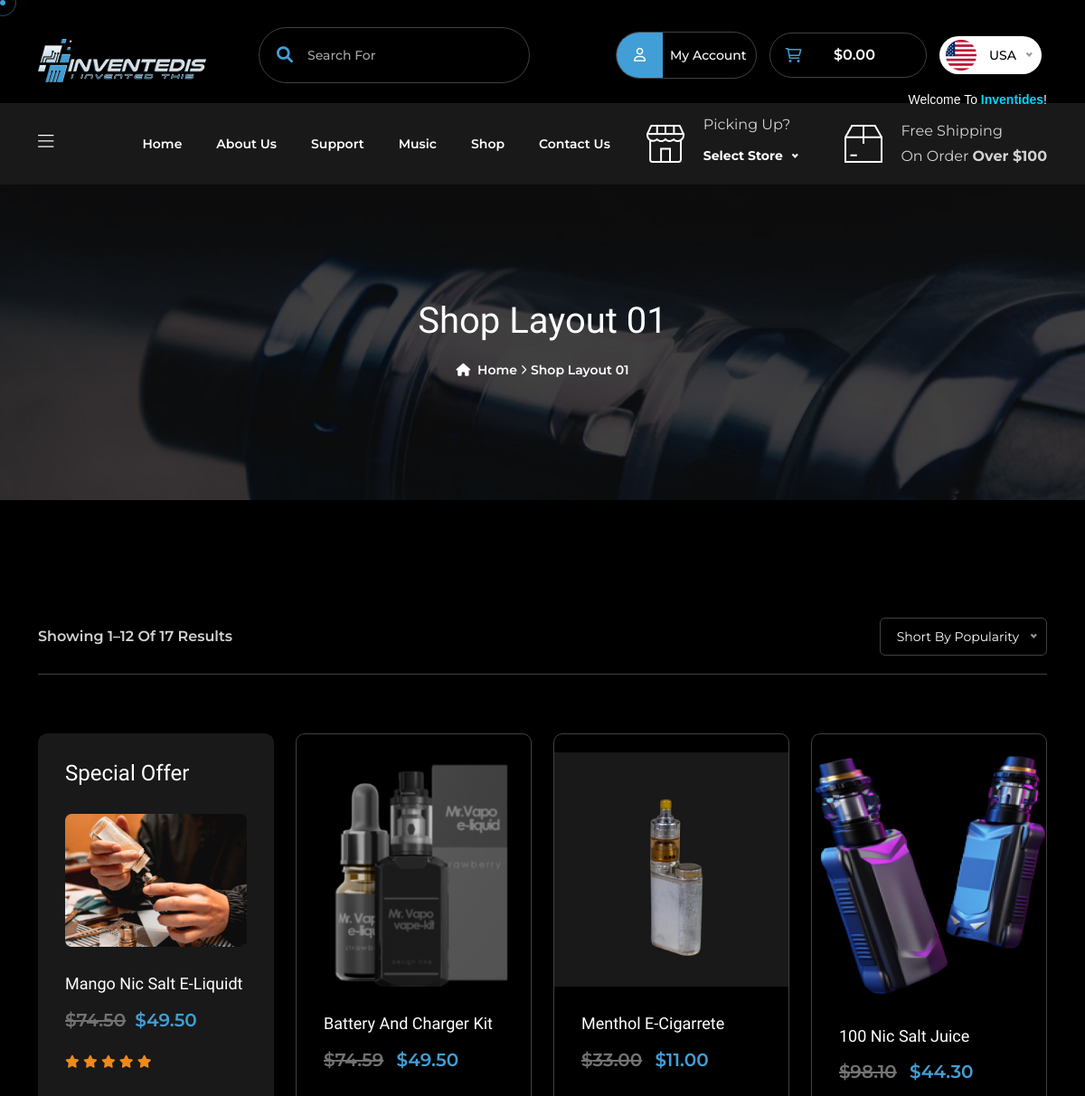
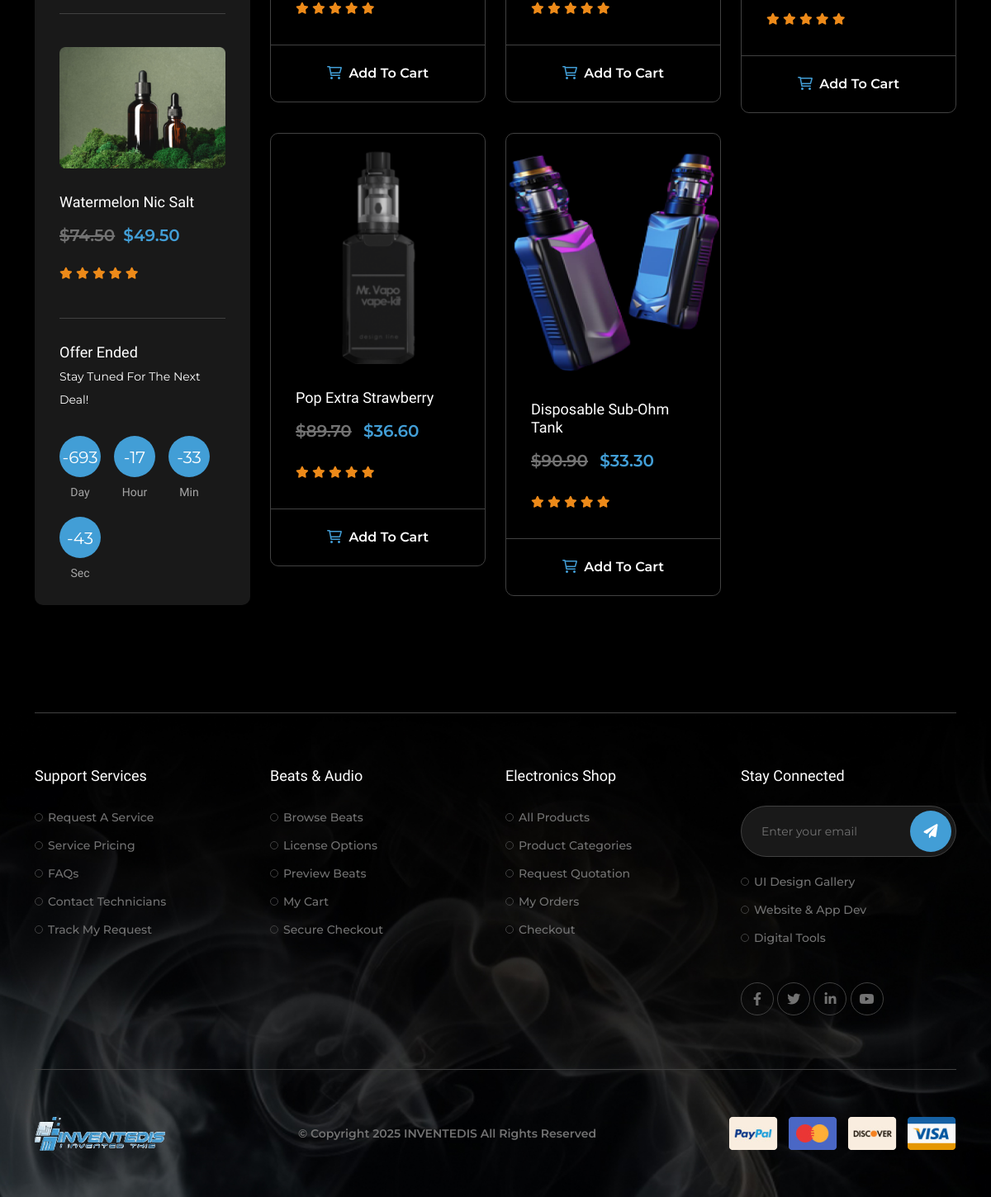
The app's page /pages/shop.php with its own data (2 pictures, top to bottom).
### tables this page shows
CREATE TABLE `items` (
  `id` int(11) NOT NULL,
  `name` varchar(250) NOT NULL,
  `category` varchar(255) DEFAULT NULL,
  `tags` varchar(255) DEFAULT NULL,
  `old_price` varchar(200) NOT NULL,
  `new_price` varchar(200) NOT NULL,
  `image_front` varchar(200) NOT NULL,
  `image_back` varchar(200) NOT NULL,
  `product_description` varchar(1500) NOT NULL,
  `description` varchar(2000) NOT NULL,
  `shop_images` longtext NOT NULL CHECK (json_valid(`shop_images`))
);

### pages/shop.php (the view, shortened to what this page needs)
<?php
include_once('./includes/header.php');
include './routes/dbcon.php';
$sql = "SELECT * FROM items";
$result = mysqli_query($conn, $sql);
?>
<main>
    <section class="page-banner bg-image pt-130 pb-130" data-background="assets/images/banner/inner-banner.jpg">
        <div class="container">
            <h2 class="wow fadeInUp mb-15" data-wow-duration="1.1s" data-wow-delay=".1s">shop layout 01</h2>
            <div class="breadcrumb-list wow fadeInUp" data-wow-duration="1.3s" data-wow-delay=".3s">
                <a href="index.php" class="primary-hover"><i class="fa-solid fa-house me-1"></i> Home <i
                        class="fa-regular text-white fa-angle-right"></i></a>
                <span>shop layout 01</span>
            </div>
        </div>
    </section>
    <section class="product-area pt-130 pb-130">
        <div class="container">
            <div class="pb-20 bor-bottom shop-page-wrp d-flex justify-content-between align-items-center mb-65">
                <p class="fw-600">Showing 1–12 of 17 results</p>
                <div class="short">
                </div>
            </div>
            <div class="row g-4">
                <div class="col-xl-3 col-lg-4">
                    <div class="product__left-item sub-bg">
                        <h4 class="mb-30 left-title">Special Offer</h4>
                        <div class="image mb-30">
                            <img src="assets/images/coundown/coundown-image1.png" alt="image">
                        </div>
                        <div class="product__content p-0">
                            <h4 class="mb-15"><a class="primary-hover" href="shop-single.php">Mango Nic Salt
                                    E-Liquidt</a></h4>
                            <del>$74.50</del><span class="primary-color ml-10">$49.50</span>
                            <div class="star mt-20">
                                <i class="fa-solid fa-star"></i>
                                <i class="fa-solid fa-star"></i>
                                <i class="fa-solid fa-star"></i>
                                <i class="fa-solid fa-star"></i>
                                <i class="fa-solid fa-star"></i>
                            </div>
                        </div>
                        <div class="image pt-40 mb-30 bor-top mt-40">
                            <img src="assets/images/coundown/coundown-image2.png" alt="image">
                        </div>
                        <div class="product__content p-0">
                            <h4 class="mb-15"><a class="primary-hover" href="shop-single.php">Watermelon Nic
                                    Salt</a></h4>
                            <del>$74.50</del><span class="primary-color ml-10">$49.50</span>
                            <div class="star mt-20">
                                <i class="fa-solid fa-star"></i>
                                <i class="fa-solid fa-star"></i>
                                <i class="fa-solid fa-star"></i>
                                <i class="fa-solid fa-star"></i>
                                <i class="fa-solid fa-star"></i>
                            </div>
                        </div>
                        <div class="product__coundown pt-30 bor-top mt-40">
  <h4>Hurry Up!</h4>
  <span>offer ends in</span>
  <div class="d-flex align-items-center gap-3 flex-wrap mt-25">
    <div class="coundown-item">
      <span id="day">00</span>
      <h6>Day</h6>
    </div>
    <div class="coundown-item">
      <span id="hour">00</span>
      <h6>Hour</h6>
    </div>
    <div class="coundown-item">
      <span id="min">00</span>
      <h6>Min</h6>
    </div>
    <div class="coundown-item">
      <span id="sec">00</span>
      <h6>Sec</h6>
    </div>
  </div>
</div>
                    </div>
                </div>
                <div class="col-xl-9 col-lg-8">
                    <div class="row g-4">
                        <?php if (mysqli_num_rows($result) > 0): ?>
                            <?php while ($row = mysqli_fetch_assoc($result)): ?>
                                <div class="col-xl-4 col-lg-6 col-md-6">
                                    <div class="product__item bor">
                                        <a href="?page=shop-single&id=<?php echo $row['id']; ?>" class="product__image pt-20 d-block">
                                            <img class="font-image"
                                                src="assets/images/product/<?php echo htmlspecialchars($row['image_front']); ?>"
                                                alt="<?php echo htmlspecialchars($row['name']); ?>">
                                        </a>
                                        <div class="product__content">
                                            <h4 class="mb-15">
                                                <a class="primary-hover" href="?page=shop-single&id=<?php echo $row['id']; ?>">
                                                    <?php echo htmlspecialchars($row['name']); ?>
                                                </a>
                                            </h4>
                                            <del>$<?php echo number_format($row['old_price'], 2); ?></del>
                                            <span class="primary-color ml-10">$<?php echo number_format($row['new_price'], 2); ?></span>
                                            <div class="star mt-20">
                                                <i class="fa-solid fa-star"></i>
                                                <i class="fa-solid fa-star"></i>
                                                <i class="fa-solid fa-star"></i>
                                                <i class="fa-solid fa-star"></i>
                                                <i class="fa-solid fa-star"></i>
                                            </div>
                                        </div>
                                        <a href="javascript:void(0)" onclick="addToCart(<?php echo $row['id']; ?>)"
                                            class="product__cart d-block bor-top">
                                            <i class="fa-regular fa-cart-shopping primary-color me-1"></i>
                                            <span>Add to cart</span>
                                        </a>
                                    </div>
                                </div>
                            <?php endwhile; ?>
                        <?php else: ?>
                            <p class="text-center text-white">No items found.</p>
                        <?php endif; ?>
                    </div>
                </div>
            </div>
        </div>
    </section>
</main>
<?php include_once('includes/footer.php'); ?>
</body>
</html>

### records on screen
items: image_front (picture), name "Battery And Charger Kit", old_price "74.59", new_price "49.50"
items: image_front (picture), name "Menthol E-Cigarrete", old_price "33.00", new_price "11.00"
items: image_front (picture), name "100 Nic Salt Juice", old_price "98.10", new_price "44.30"
items: image_front (picture), name "Pop Extra Strawberry", old_price "89.70", new_price "36.60"
items: image_front (picture), name "Disposable Sub-Ohm Tank", old_price "90.90", new_price "33.30"

### other values on screen
$total_price "0.00"
